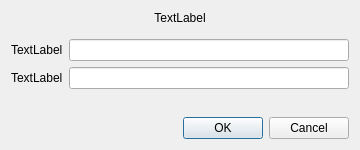
<ui version="4.0">
 <class>NewContactDialog</class>
 <widget class="QDialog" name="NewContactDialog">
  <property name="geometry">
   <rect>
    <x>0</x>
    <y>0</y>
    <width>360</width>
    <height>150</height>
   </rect>
  </property>
  <property name="minimumSize">
   <size>
    <width>360</width>
    <height>150</height>
   </size>
  </property>
  <property name="windowTitle">
   <string>Dialog</string>
  </property>
  <property name="windowIcon">
   <iconset resource="../../Resources/ResManager.qrc">
    <normaloff>:/main/resources/monosim_128.png</normaloff>:/main/resources/monosim_128.png</iconset>
  </property>
  <layout class="QGridLayout" name="gridLayout">
   <item row="0" column="0" colspan="2">
    <widget class="QLabel" name="LblTitle">
     <property name="text">
      <string>TextLabel</string>
     </property>
     <property name="alignment">
      <set>Qt::AlignCenter</set>
     </property>
     <property name="wordWrap">
      <bool>true</bool>
     </property>
    </widget>
   </item>
   <item row="2" column="0">
    <widget class="QLabel" name="LblDesc">
     <property name="text">
      <string>TextLabel</string>
     </property>
    </widget>
   </item>
   <item row="2" column="1">
    <widget class="QLineEdit" name="TxtDesc"/>
   </item>
   <item row="3" column="0">
    <widget class="QLabel" name="LblNumber">
     <property name="text">
      <string>TextLabel</string>
     </property>
    </widget>
   </item>
   <item row="3" column="1">
    <widget class="QLineEdit" name="TxtNumber"/>
   </item>
   <item row="4" column="1">
    <spacer name="verticalSpacer">
     <property name="orientation">
      <enum>Qt::Vertical</enum>
     </property>
     <property name="sizeHint" stdset="0">
      <size>
       <width>282</width>
       <height>37</height>
      </size>
     </property>
    </spacer>
   </item>
   <item row="5" column="0" colspan="2">
    <widget class="QDialogButtonBox" name="Buttons">
     <property name="orientation">
      <enum>Qt::Horizontal</enum>
     </property>
     <property name="standardButtons">
      <set>QDialogButtonBox::Cancel|QDialogButtonBox::Ok</set>
     </property>
    </widget>
   </item>
   <item row="1" column="0">
    <spacer name="verticalSpacer_2">
     <property name="orientation">
      <enum>Qt::Vertical</enum>
     </property>
     <property name="sizeType">
      <enum>QSizePolicy::Fixed</enum>
     </property>
     <property name="sizeHint" stdset="0">
      <size>
       <width>20</width>
       <height>8</height>
      </size>
     </property>
    </spacer>
   </item>
  </layout>
 </widget>
 <resources>
  <include location="../../Resources/ResManager.qrc"/>
 </resources>
 <connections>
  <connection>
   <sender>Buttons</sender>
   <signal>accepted()</signal>
   <receiver>NewContactDialog</receiver>
   <slot>accept()</slot>
   <hints>
    <hint type="sourcelabel">
     <x>248</x>
     <y>254</y>
    </hint>
    <hint type="destinationlabel">
     <x>157</x>
     <y>274</y>
    </hint>
   </hints>
  </connection>
  <connection>
   <sender>Buttons</sender>
   <signal>rejected()</signal>
   <receiver>NewContactDialog</receiver>
   <slot>reject()</slot>
   <hints>
    <hint type="sourcelabel">
     <x>316</x>
     <y>260</y>
    </hint>
    <hint type="destinationlabel">
     <x>286</x>
     <y>274</y>
    </hint>
   </hints>
  </connection>
 </connections>
</ui>
